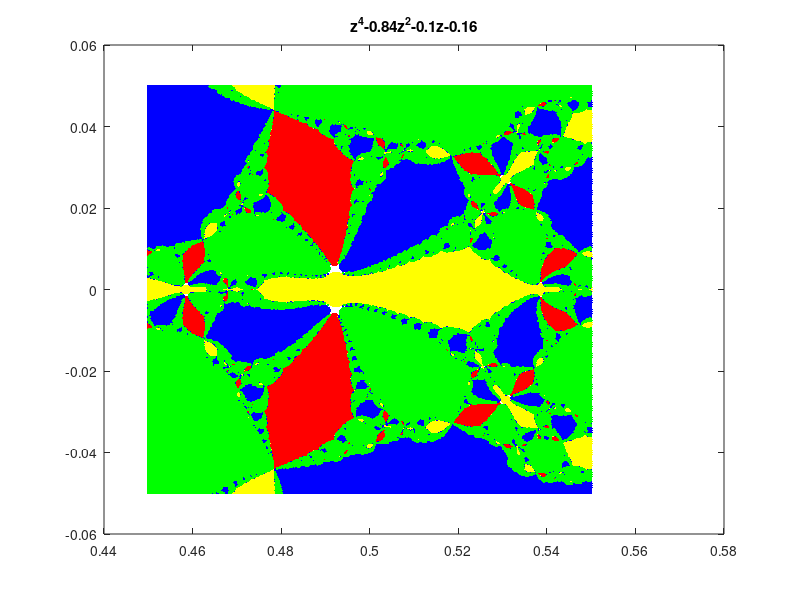
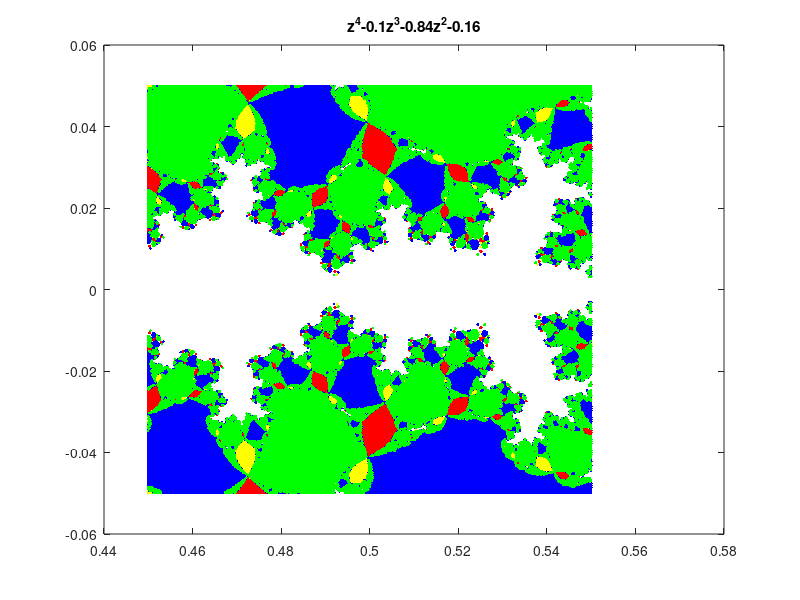
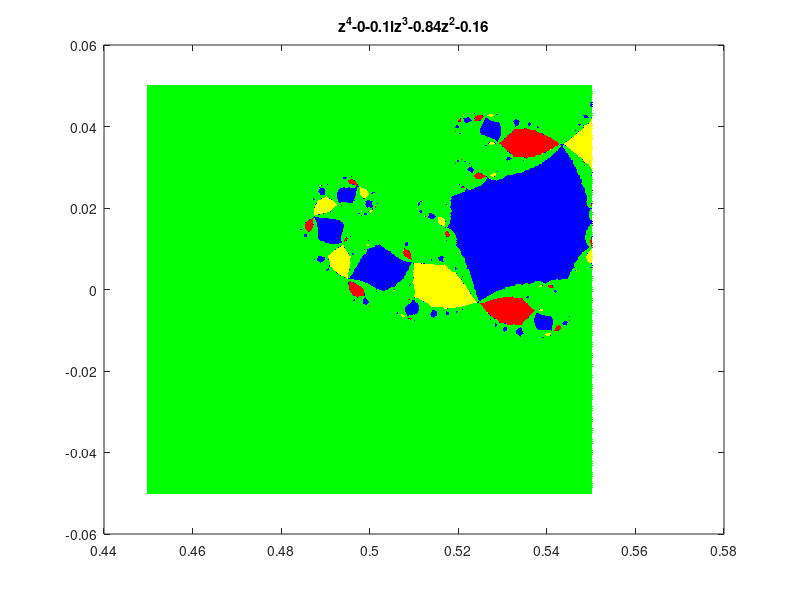
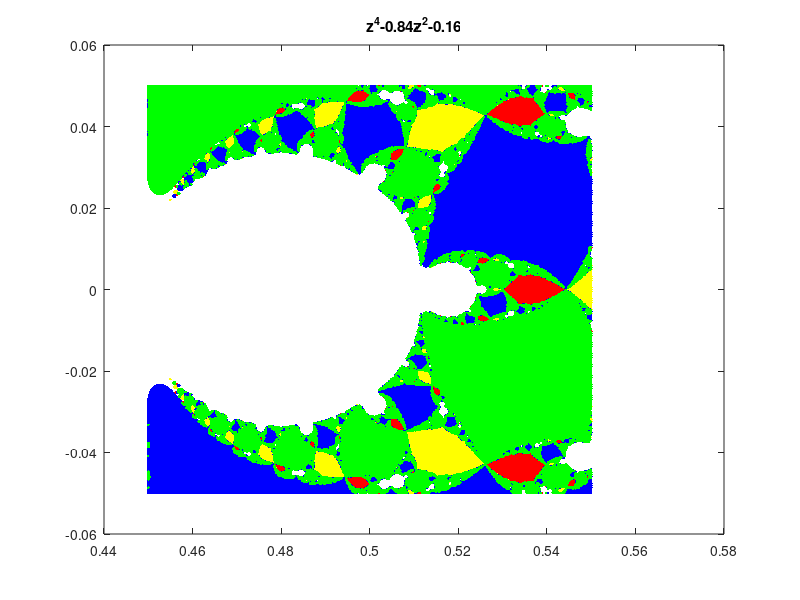

Recreate these plots in MATLAB, in order.
%Minjun Park, CAAM 210, 09/28/15
%
%qdrive plots the basins and wasteland resulted from quadraic function.
%Each root is assigned to different color.
%
%USAGE: These codings takes polyval, which has four roots, and it finds the
%root using qnewt function and polyder.

function qdrive
%set four quadric vectors
xt = [.45, .0001, .55]; %vector of x grid values
yt = [-.05, 0.0001, 0.05]; %vector of y grid values
maxiter = 20; %maximum number of iterations
q1 = [1 0 -0.84 -0.1 -0.16]; %first function
q2 = [1 -0.1 -0.84 0 -0.16]; %second function
q3 = [1 -0.1i -0.84 0 -0.16]; %third function
q4 = [1 0 -0.84 0 -0.16];%fourth function

qnewt(q1, xt, yt, maxiter)
figure
qnewt(q2, xt, yt, maxiter)
figure
qnewt(q3, xt, yt, maxiter)
figure
qnewt(q4, xt, yt, maxiter)
end
%{this function plots the 4 different graphs, taking 4 inputs}

function qnewt(q, xt, yt, maxiter)
dq = myownpolyder(q); %derivative of q
x =  xt(1):xt(2):xt(3); 
y = yt(1):yt(2):yt(3);
[X, Y] = meshgrid(x, y);
z = X + 1i*Y; %this saves complex numbers
r = roots(q); %this saves differnt roots of the function


%q is a vector of 5 complex coefficients of a quartic
iter = 0;
while (iter < maxiter) %runs until iter is greater than maxiter
    z = z-polyval(q,z)./polyval(dq,z); %newton's formula
    iter = 1 + iter;
end
%{this finds the value of the root}

[I1, J1] = find(abs(r(1)-z)<0.01); %this find values that are close to one of the four roots.
[I2, J2] = find(abs(r(2)-z)<0.01);%this find values that are close to one of the four roots.
[I3, J3] = find(abs(r(3)-z)<0.01);%this find values that are close to one of the four roots.
[I4, J4] = find(abs(r(4)-z)<0.01);%this find values that are close to one of the four roots.
plot(x(J1), y(I1), 'r.')
hold on
plot(x(J2), y(I2), 'y.')
hold on
plot(x(J3), y(I3), 'b.')
hold on
plot(x(J4), y(I4), 'g.')
hold on
%these plots color the areas with different colors
qlab = '';
for k=1:5
qlab = strcat(qlab, '+', num2str(q(k)), 'z^', num2str(5-k)); 
%qlab gives the title of polynomial function
end
   qlab = strrep(qlab, 'z^0', ''); 
   qlab = strrep(qlab, '.6', '.16');
   qlab(1) = '';
   qlab = strrep(qlab,'0z^3','');
   qlab = strrep(qlab,'-0.z^3','');
   qlab = strrep(qlab,'0z^+', '');
   qlab = strrep(qlab,'0.z^+', '');
   qlab = strrep(qlab,'++', '+');
   qlab = strrep(qlab, '+-', '-');
   qlab = strrep(qlab, '+0-', '-');
   qlab = strrep(qlab, '--', '-');
   qlab = strrep(qlab, '0z^1', '');
   %{all these codings replaces wording(second with the third)
   if qlab(1) == '1' 
       qlab(1) = '';
   end
   %if first word is equal to 1, then it erases that '1'
   qlab = strrep(qlab, '+-', '-');
   qlab = strrep(qlab, 'z^1', 'z');
title(qlab)
%this puts the designated polynomial function on top of the each graph 
end
%{this function plots the graph and gives the title of the graph

function dq = myownpolyder(q)
dq = [4*q(1), 3*q(2) 2*q(3) q(4)]; %this returns the derivative
end
%this function is derivative of polynomial function
